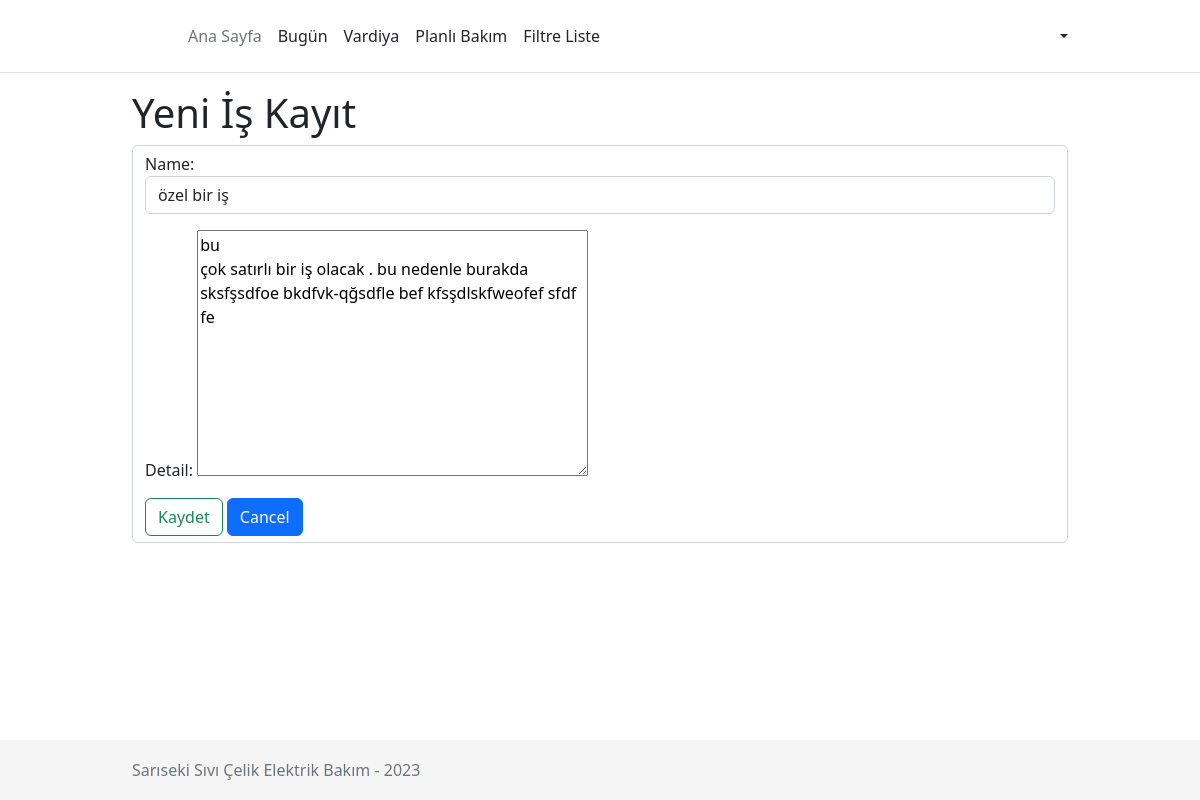
/Works/21/update/ (signed in), run on the app's committed database.
### pages/models.py (models this page shows, shortened)
class Work(models.Model):
    id    = models.AutoField(primary_key=True)
    name  = models.CharField(max_length = 100)
    detail  = models.TextField(max_length = 2000, default="")
    dateCreate = models.DateField( auto_now_add=True)
    dateUpdate = models.DateField( auto_now=True)
    class Meta:
        verbose_name = ("Work")
        verbose_name_plural = ("Works")

### pages/views.py (the view)
# urls.py: path('Works/<int:pk>/update/', WorkUpdateView.as_view(), name='Work_update'),
class WorkUpdateView(UpdateView):
    model = Work
    form_class = WorkForm
    template_name = 'work/Work_form.html'
    success_url = reverse_lazy('Work_list')

### pages/forms.py
class WorkForm(forms.ModelForm):
    def __init__(self, *args, **kwargs):
        super(WorkForm, self).__init__(*args, **kwargs)
        for visible in self.visible_fields():
            visible.field.widget.attrs['class'] = 'form-control'
        self.fields['detail'].widget.attrs.update({'class' : 'myfieldclass'})
    class Meta:
        model = Work
        fields = [
            "name",
            "detail"
        ]

### templates/work/work_form.html (shortened to what this page needs)
{% extends '_base.html' %}
{% block content %}
<h1>Yeni İş Kayıt</h1>
<form method="post"class="form-control">
    {{ form.as_p }}
    <button class="btn btn-outline-success" type="submit">Kaydet</button>
    <a href="{% url 'Work_list' %}" class="btn btn-primary " role="button">Cancel</a>
</form>
{% endblock content %}

### static/css/base.css (style rules this page uses)
html { position: relative; min-height: 100%; font-size: 14px; }
@media (min-width: 768px) { html { font-size: 16px; } }
body { margin-bottom: 60px; }

### data on the page
Work: name "özel bir iş", detail "bu çok satırlı bir iş olacak . bu nedenle burakda sksfşsdfoe bkdfvk-qğsdfle bef kfsşdlskfweofef sfdf fe"
